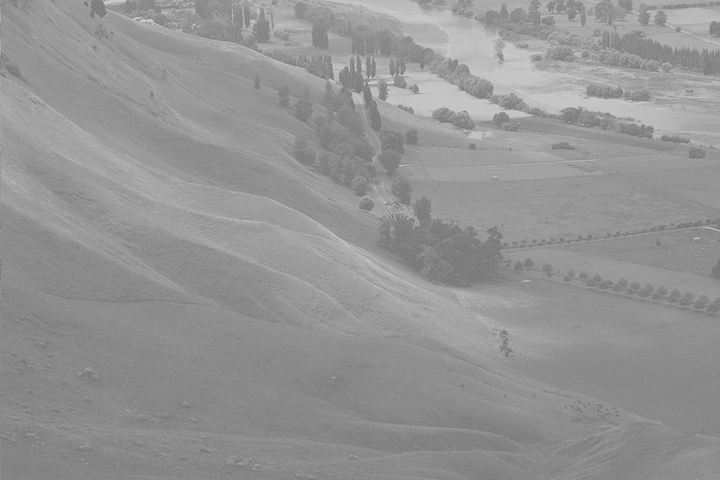
#> input picture data2/Hawkes.jpg, 720 x 480 px
$ python 'normalize vs equalize.py'
#> lines starting #> are read from the running program, lines starting #| are printed output that depends on the picture
import cv2, sys
import numpy as np
import matplotlib.pyplot as plt

# grayscale로 읽어오기
src = cv2.imread('data2/Hawkes.jpg',cv2.IMREAD_GRAYSCALE)
#> src is the input picture: shape (480, 720); min 113, max 213, mean 148

if src is None:
    sys.exit('image load failed')


dst1 = cv2.equalizeHist(src)
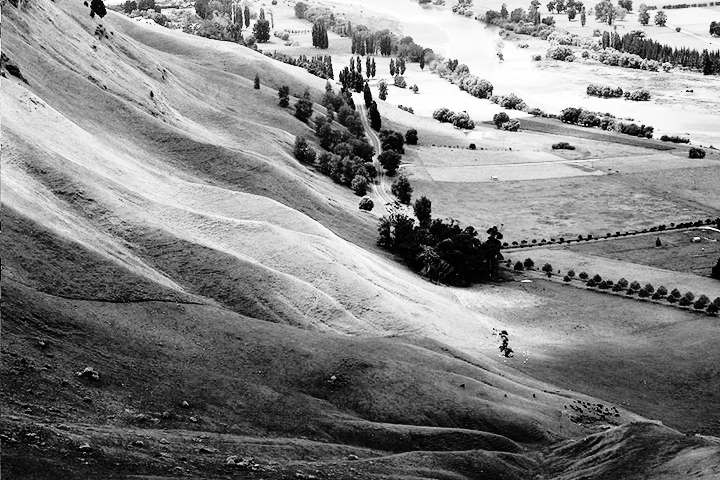
#> dst1: shape (480, 720); min 0, max 255, mean 130.5
dst2 = cv2.normalize(src,None, 0, 255, cv2.NORM_MINMAX)
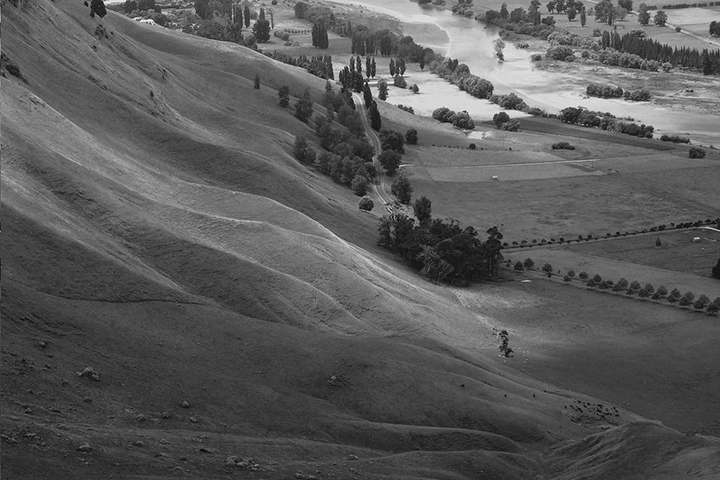
#> dst2: shape (480, 720); min 0, max 255, mean 89.2

hist = cv2.calcHist([src],[0],None, [256],[0,256])
#> hist = 256 values, max 13942 at index 138, min 0 at index 0, mean 1350
hist1 = cv2.calcHist([dst1],[0],None, [256],[0,256])
#> hist1 = 256 values, max 13942 at index 73, min 0 at index 5, mean 1350
hist2 = cv2.calcHist([dst2],[0],None, [256],[0,256])
#> hist2 = 256 values, max 13942 at index 64, min 0 at index 1, mean 1350

cv2.imshow('img',src)
cv2.imshow('dst1',dst1)
cv2.imshow('dst2',dst2)

plt.plot(hist)
plt.plot(hist1)
plt.plot(hist2)
plt.show()
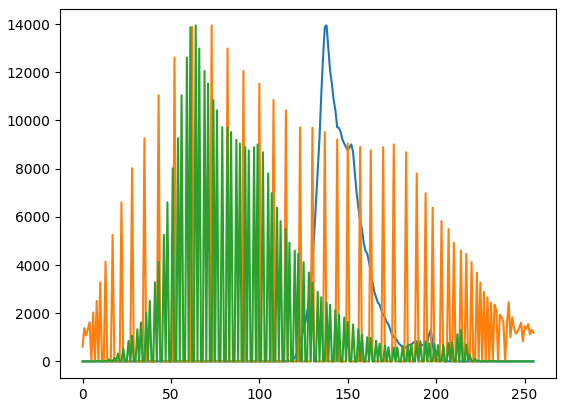
#> figure drawn by matplotlib, 1 panel; curve peaks at x = 138, y = 13942; curve peaks at x = 73, y = 13942; curve peaks at x = 64, y = 13942

cv2.waitKey()
cv2.destroyAllWindows()
